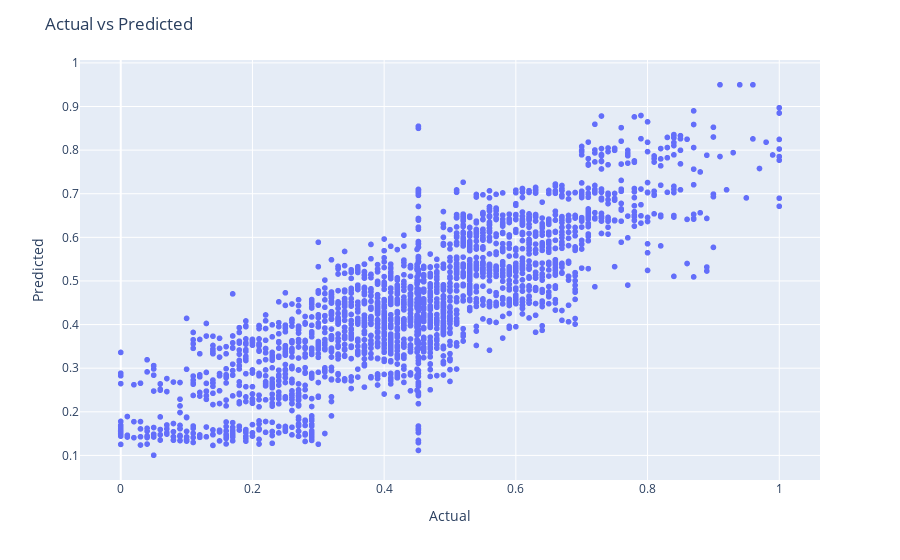

The notebook cell saved with this chart:
### Markdown cell above
Given that our highest performing model is Gradient Boosting Regression, we will use it to predict and visualize how predicts do compared to actual data

### Code cell
from sklearn.model_selection import train_test_split
X = df_red.drop('Burn Rate', axis=1)
y = df_red['Burn Rate']

#train and test split
X_train, X_test, y_train, y_test = train_test_split(X, y, test_size=0.1, random_state=42)

#model training
gbr= GradientBoostingRegressor(max_depth=36, min_samples_split=0.15143814974272138,
                          n_estimators=140)
y_pred = gbr.fit(X_train, y_train).predict(X_test)

fig_r = px.scatter(x=y_test, y=y_pred, labels={'x': 'Actual', 'y': 'Predicted'})
fig_r.update_layout(title='Actual vs Predicted', xaxis_title='Actual', yaxis_title='Predicted')
fig_r.show()
pio.write_html(fig_r, file='ActualvsPredicted.html',auto_open=True)
"""
#visualize actual vs predicted
fig_r = px.scatter(x=y_test, y=y_pred, labels={'x': 'Actual', 'y': 'Predicted'})
fig_r.update_layout(title='Actual vs Predicted', xaxis_title='Actual', yaxis_title='Predicted')
fig_r.show()
pio.write_html(fig_r, file='Actual vs Predicted',auto_open=True)
"""

### Figure 1 — Plotly figure (JSON) as saved in the notebook; plotly's stock layout.template omitted (floating-point values rounded to 4 significant figures; data arrays with more than 128 entries replaced by an {"elided": "..."} marker saying what was removed)
{"data": [{"hovertemplate": "Actual=%{x}<br>Predicted=%{y}<extra></extra>", "legendgroup": "", "marker": {"color": "#636efa", "symbol": "circle"}, "mode": "markers", "name": "", "showlegend": false, "type": "scattergl", "x": {"elided": "2275 float values"}, "xaxis": "x", "y": {"elided": "2275 float values"}, "yaxis": "y"}], "layout": {"legend": {"tracegroupgap": 0}, "margin": {"t": 60}, "title": {"text": "Actual vs Predicted"}, "xaxis": {"anchor": "y", "domain": [0, 1], "title": {"text": "Actual"}}, "yaxis": {"anchor": "x", "domain": [0, 1], "title": {"text": "Predicted"}}}}
